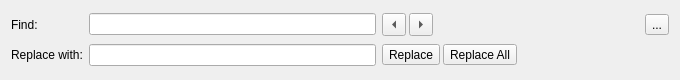
<?xml version="1.0" encoding="UTF-8"?>
<ui version="4.0">
 <class>FindReplaceWidget</class>
 <widget class="QWidget" name="FindReplaceWidget">
  <property name="geometry">
   <rect>
    <x>0</x>
    <y>0</y>
    <width>680</width>
    <height>80</height>
   </rect>
  </property>
  <property name="windowTitle">
   <string>Find</string>
  </property>
  <layout class="QGridLayout" name="gridLayout">
   <item row="1" column="1">
    <widget class="QLineEdit" name="replaceLineEdit">
     <property name="minimumSize">
      <size>
       <width>100</width>
       <height>0</height>
      </size>
     </property>
    </widget>
   </item>
   <item row="0" column="1">
    <widget class="QLineEdit" name="findLineEdit">
     <property name="minimumSize">
      <size>
       <width>100</width>
       <height>0</height>
      </size>
     </property>
     <property name="clearButtonEnabled">
      <bool>true</bool>
     </property>
    </widget>
   </item>
   <item row="0" column="0">
    <widget class="QLabel" name="findLabel">
     <property name="text">
      <string>Find:</string>
     </property>
     <property name="buddy">
      <cstring>findLineEdit</cstring>
     </property>
    </widget>
   </item>
   <item row="1" column="0">
    <widget class="QLabel" name="replaceLabel">
     <property name="text">
      <string>Replace with:</string>
     </property>
     <property name="buddy">
      <cstring>replaceLineEdit</cstring>
     </property>
    </widget>
   </item>
   <item row="1" column="2">
    <widget class="QWidget" name="replaceButtonsWidget" native="true">
     <property name="sizePolicy">
      <sizepolicy hsizetype="Expanding" vsizetype="Preferred">
       <horstretch>0</horstretch>
       <verstretch>0</verstretch>
      </sizepolicy>
     </property>
     <layout class="QHBoxLayout" name="replaceButtonsLayout">
      <property name="spacing">
       <number>3</number>
      </property>
      <property name="leftMargin">
       <number>0</number>
      </property>
      <property name="topMargin">
       <number>0</number>
      </property>
      <property name="rightMargin">
       <number>0</number>
      </property>
      <property name="bottomMargin">
       <number>0</number>
      </property>
      <item>
       <widget class="QToolButton" name="replaceButton">
        <property name="text">
         <string>Replace</string>
        </property>
        <property name="toolButtonStyle">
         <enum>Qt::ToolButtonTextOnly</enum>
        </property>
        <property name="arrowType">
         <enum>Qt::LeftArrow</enum>
        </property>
       </widget>
      </item>
      <item>
       <widget class="QToolButton" name="replaceAllButton">
        <property name="text">
         <string>Replace All</string>
        </property>
        <property name="toolButtonStyle">
         <enum>Qt::ToolButtonTextOnly</enum>
        </property>
       </widget>
      </item>
      <item>
       <spacer name="horizontalSpacer_2">
        <property name="orientation">
         <enum>Qt::Horizontal</enum>
        </property>
        <property name="sizeHint" stdset="0">
         <size>
          <width>40</width>
          <height>20</height>
         </size>
        </property>
       </spacer>
      </item>
     </layout>
    </widget>
   </item>
   <item row="0" column="2">
    <widget class="QWidget" name="findButtonsWidget" native="true">
     <layout class="QHBoxLayout" name="horizontalLayout">
      <property name="spacing">
       <number>3</number>
      </property>
      <property name="leftMargin">
       <number>0</number>
      </property>
      <property name="topMargin">
       <number>0</number>
      </property>
      <property name="rightMargin">
       <number>0</number>
      </property>
      <property name="bottomMargin">
       <number>0</number>
      </property>
      <item>
       <widget class="QToolButton" name="findPreviousButton">
        <property name="text">
         <string/>
        </property>
        <property name="arrowType">
         <enum>Qt::LeftArrow</enum>
        </property>
       </widget>
      </item>
      <item>
       <widget class="QToolButton" name="findNextButton">
        <property name="text">
         <string/>
        </property>
        <property name="arrowType">
         <enum>Qt::RightArrow</enum>
        </property>
       </widget>
      </item>
      <item>
       <spacer name="horizontalSpacer">
        <property name="orientation">
         <enum>Qt::Horizontal</enum>
        </property>
        <property name="sizeHint" stdset="0">
         <size>
          <width>40</width>
          <height>0</height>
         </size>
        </property>
       </spacer>
      </item>
      <item>
       <widget class="QToolButton" name="closeButton">
        <property name="text">
         <string>...</string>
        </property>
        <property name="icon">
         <iconset resource="../resources.qrc">
          <normaloff>:/icons/icon-close.png</normaloff>:/icons/icon-close.png</iconset>
        </property>
       </widget>
      </item>
     </layout>
    </widget>
   </item>
  </layout>
 </widget>
 <tabstops>
  <tabstop>findLineEdit</tabstop>
  <tabstop>findPreviousButton</tabstop>
  <tabstop>findNextButton</tabstop>
  <tabstop>closeButton</tabstop>
  <tabstop>replaceLineEdit</tabstop>
  <tabstop>replaceButton</tabstop>
  <tabstop>replaceAllButton</tabstop>
 </tabstops>
 <resources>
  <include location="../resources.qrc"/>
 </resources>
 <connections>
  <connection>
   <sender>closeButton</sender>
   <signal>clicked()</signal>
   <receiver>FindReplaceWidget</receiver>
   <slot>hide()</slot>
   <hints>
    <hint type="sourcelabel">
     <x>659</x>
     <y>23</y>
    </hint>
    <hint type="destinationlabel">
     <x>339</x>
     <y>39</y>
    </hint>
   </hints>
  </connection>
  <connection>
   <sender>findLineEdit</sender>
   <signal>returnPressed()</signal>
   <receiver>findNextButton</receiver>
   <slot>click()</slot>
   <hints>
    <hint type="sourcelabel">
     <x>226</x>
     <y>23</y>
    </hint>
    <hint type="destinationlabel">
     <x>416</x>
     <y>23</y>
    </hint>
   </hints>
  </connection>
 </connections>
</ui>
